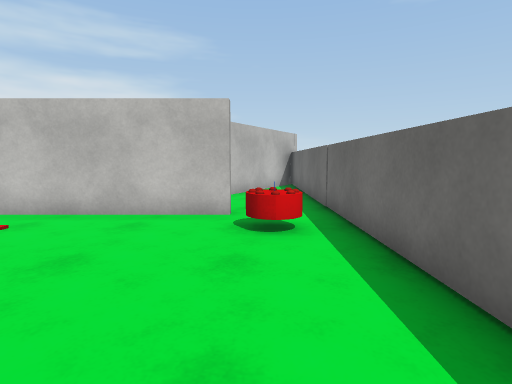
View 1 (above)

24 first-person views from a walk through a 3-D level made in the Unity game engine. The camera is 1.2 m above the floor, tilts 6° down and sees 80° across. The floor is counted in squares, 1 m on a side. Each view is taken from the middle of a square. On the plan, view 1 faces up. The plan holds only what a view shows up to about 13 squares ahead; the rest is blank. The place goes on beyond the plan. The player character is not drawn. Surface patterns are stand-ins for the level's own textures.

View 2
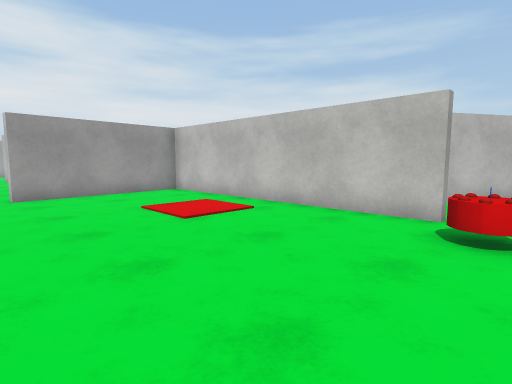

View 3
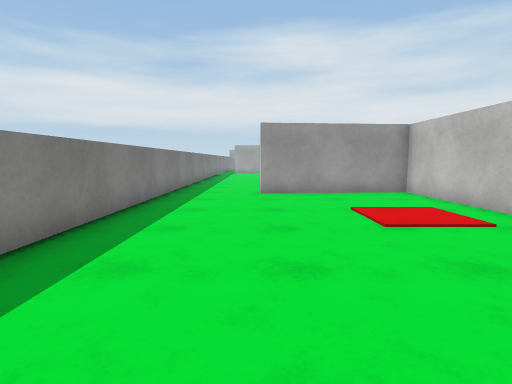

View 4
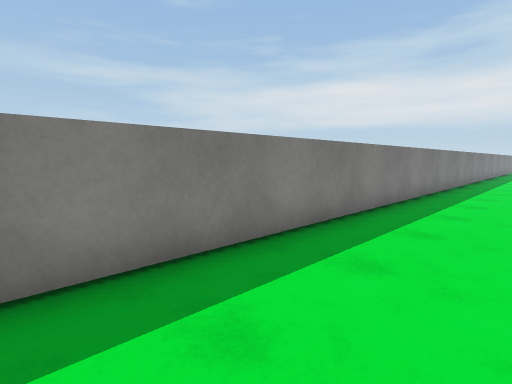

View 5
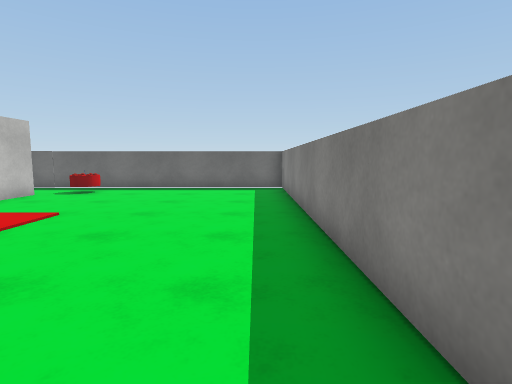

View 6
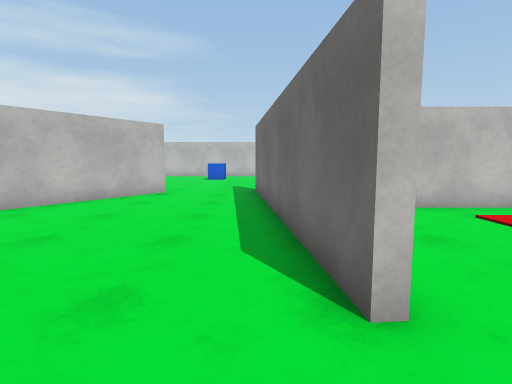

View 7
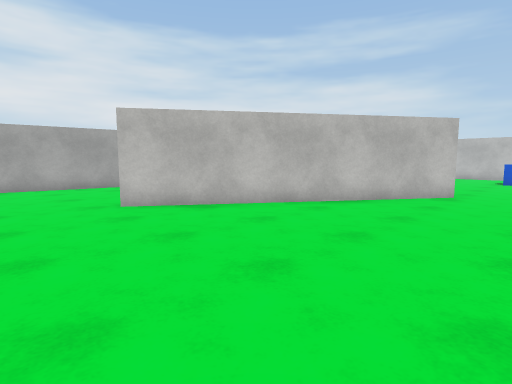

View 8
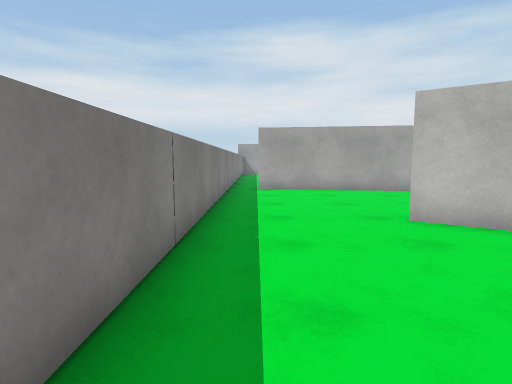

View 9
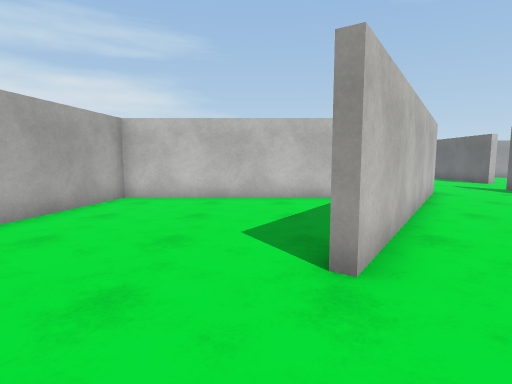

View 10
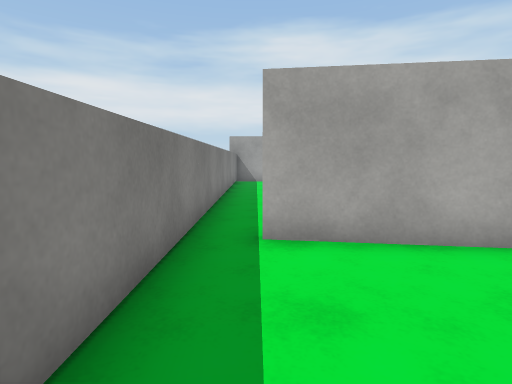

View 11
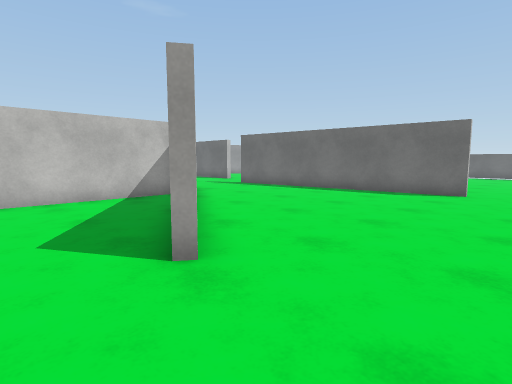

View 12
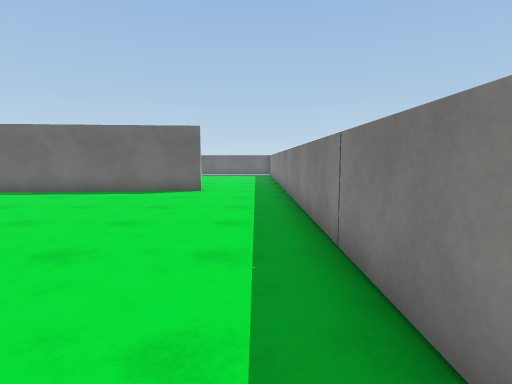

View 13
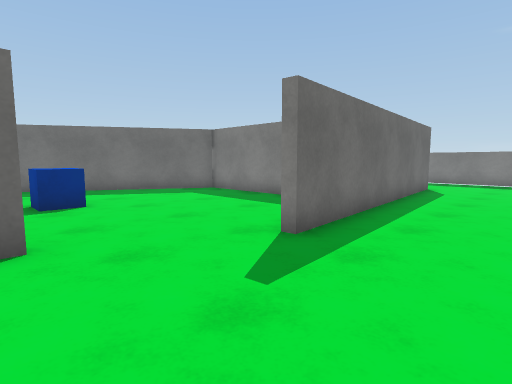

View 14
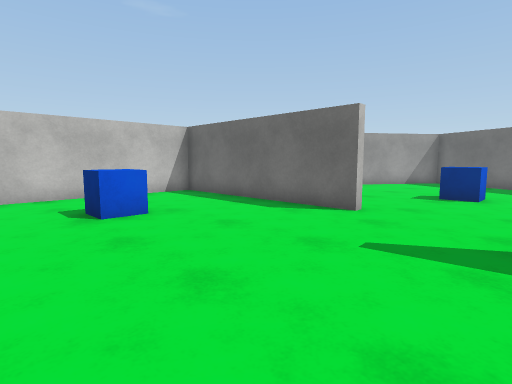

View 15
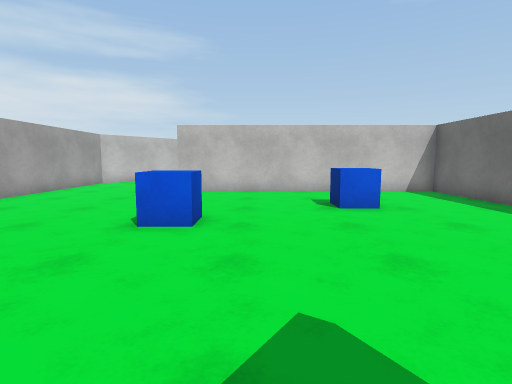

View 16
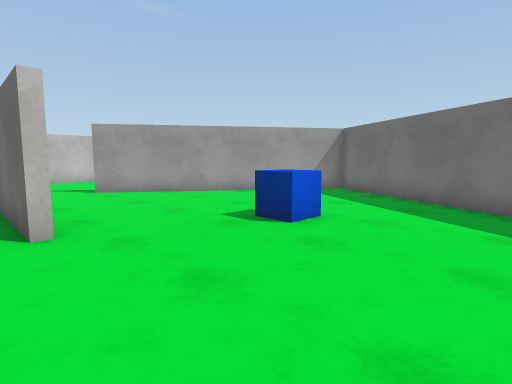

View 17
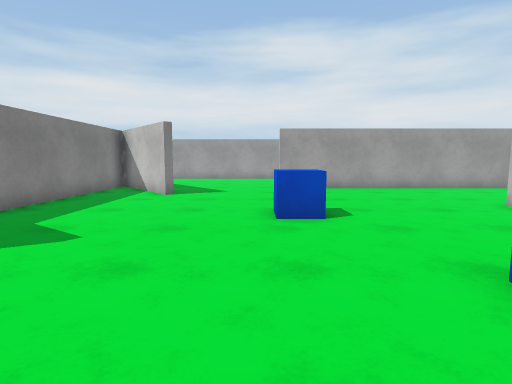

View 18
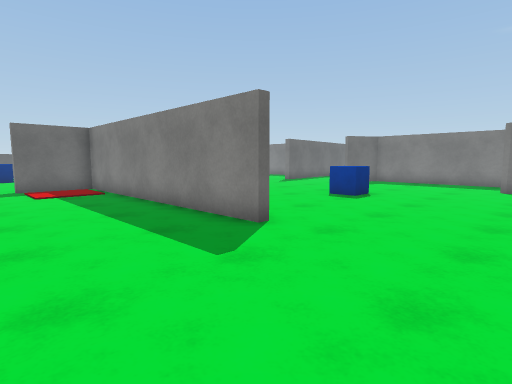

View 19
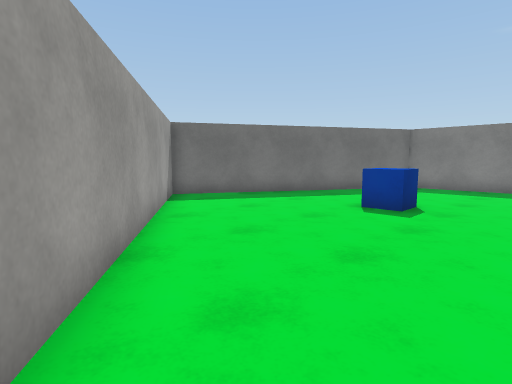

View 20
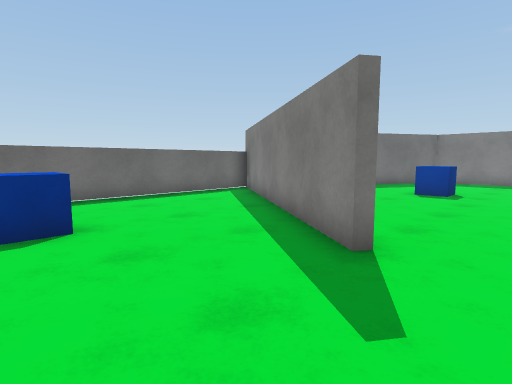

View 21
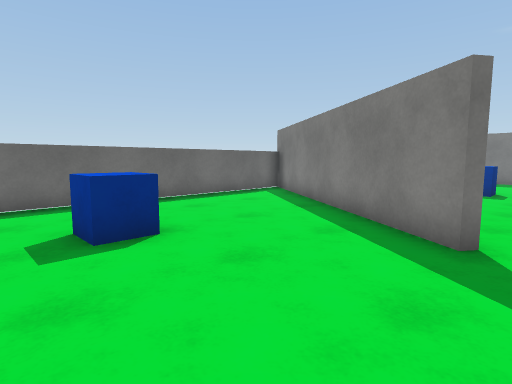

View 22
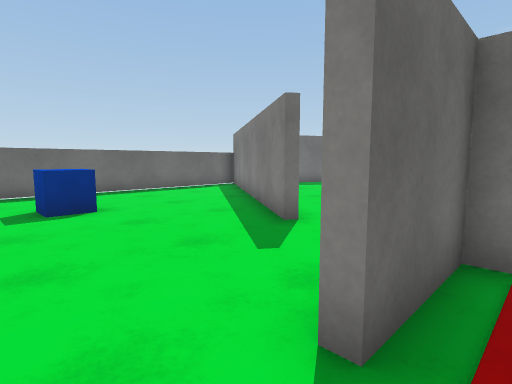

View 23
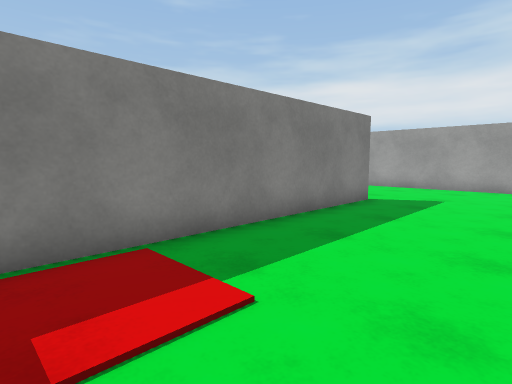

View 24
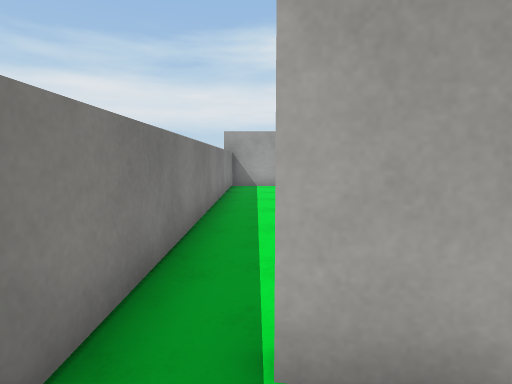

### Floor plan
Points are (right, up) in squares from view 1. A wall is a line through its corners. A room is listed if a view was taken in it or the views show most of it. See-through windows are left out.
Room 1 (views 1, 2, 3, 4)
walls: (-0.6, 6.6) (-10.3, 6.6) (-9.8, 1.1); (-9.5, -2.1) (1.7, -2.1) (1.7, 8)
ways out: opening at (-10, 0) to room 2
objects: cake (0, 5) to (1, 6)
Room 2 (views 5, 6, 7, 8, 9, 10, 11, 12, 24)
walls: (-16.8, 6.7) (-20, 2); (-16.5, 8.7) (-25.2, 8.7) (-26.5, -1); (-10.1, 1) (-10.7, 7.7); (-27, -2.1) (-9.5, -2.1)
ways out: opening at (-10, 0) to room 1; opening at (-14, 7.8) to room 3; gap at (-27, -1)
Room 3 (views 13, 14, 15, 17, 18, 22, 23)
walls: (-19, 21.9) (-9.3, 21.9) (-9.3, 24.4); (-9.3, 14.4) (-9.3, 21.6) (-19, 21.6); (-14.3, 10.4) (-16.8, 6.7); (-21.4, 11.9) (-24.1, 9.7); (-23.9, 25.8) (-23.9, 16); (-10.7, 7.7) (-11, 11.1); (-24.1, 9) (-18, 9)
ways out: opening at (-14, 7.8) to room 2; opening at (-10, 12.5) to room 4; opening at (-9, 25.5) to room 5; opening at (-23.3, 14)
objects: blue cube (-18, 16) to (-17, 16); blue cube (-14, 18) to (-13, 18)
Room 4 (view 16)
walls: (-8.9, 14.4) (-9.3, 14.4); (-3.1, 7.3) (1.6, 15.5) (-6.3, 21.1); (-7.2, 6.9) (-3.5, 6.9)
ways out: opening at (-10, 12.5) to room 3; opening at (-7.5, 20.5) to room 5
objects: blue cube (-5, 13)
Room 5 (views 19, 20, 21)
walls: (-6.1, 21.3) (1.5, 15.9); (-9.3, 24.4) (-8.9, 24.4); (1.7, 16.1) (1.7, 25.4)
ways out: opening at (-9, 25.5) to room 3; opening at (-7.5, 20.5) to room 4
objects: blue cube (-2, 24)

Positions as (right, up) in squares from view 1, and headings:
1: (0, 0), facing up
2: (1, 0), facing up-left
3: (1, 1), facing left
4: (1, 1), facing down-left
5: (-11, -1), facing right
6: (-11, -1), facing up
7: (-12, -1), facing up-left
8: (-14, -1), facing left
9: (-21, -1), facing up
10: (-22, -1), facing left
11: (-22, -1), facing up-right
12: (-22, -1), facing right
13: (-14, 15), facing down-right
14: (-16, 11), facing up-right
15: (-16, 10), facing up
16: (-10, 9), facing up-right
17: (-11, 15), facing left
18: (-23, 26), facing down-right
19: (-8, 21), facing down-right
20: (-8, 25), facing down-right
21: (-7, 26), facing down-right
22: (-10, 26), facing down-right
23: (-10, 26), facing down-left
24: (-25, -1), facing left
